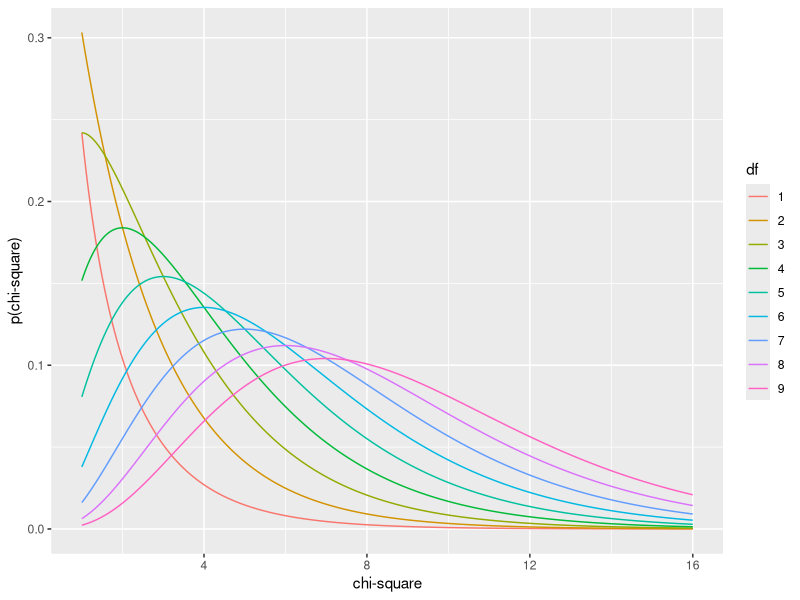
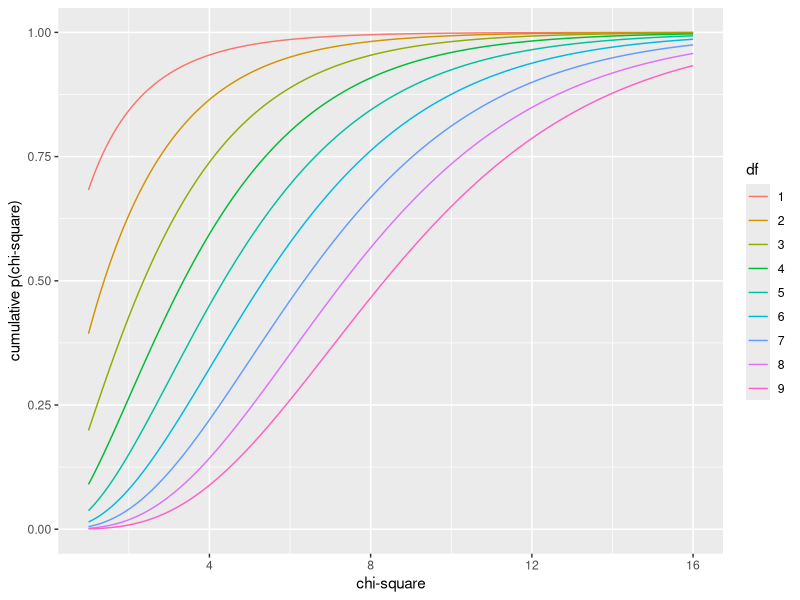
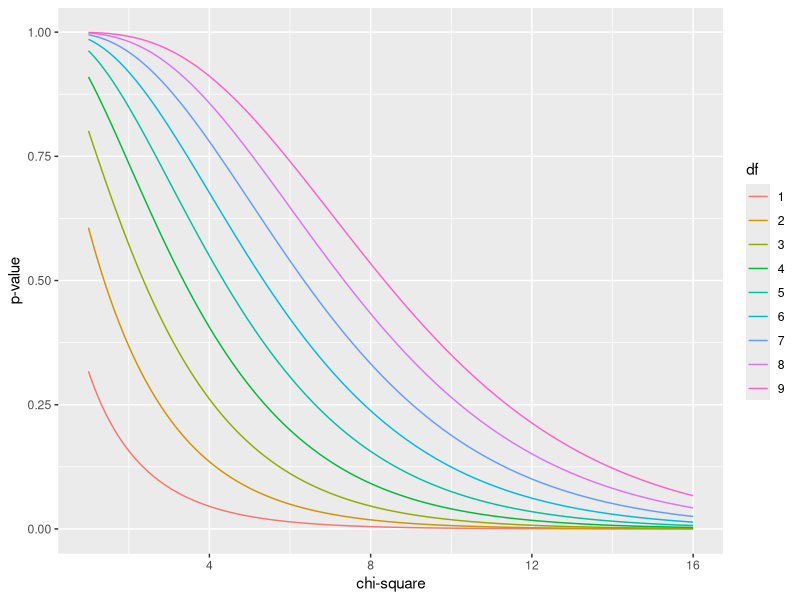
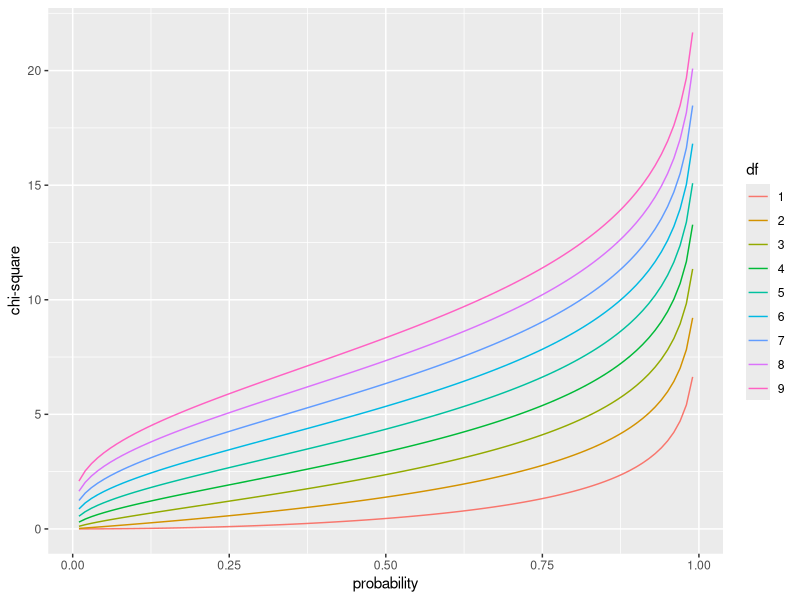

These charts were generated, in order, by the following R code:
## ---- chunk 1
library(tidyverse)
## ---- chunk 2
dchisq(x=4, df=1)
## ---- chunk 3
df = 9
x = seq(1,16,0.05)
pxd <- matrix(ncol=df, nrow=length(x))

for(i in 1:df){
  pxd[,i] <- dchisq(x, i)
}

pxd <- data.frame(pxd)
colnames(pxd) <- c(1:df)
pxd <- cbind(x, pxd)
pxd <- gather(pxd, df, px, -x)

ggplot(pxd, aes(x, px, color=df)) +
  geom_line() + xlab("chi-square")+ylab("p(chi-square)")
## ---- chunk 4
pchisq(q=4, df=1, lower.tail = T)
## ---- chunk 5
df = 9
x = seq(1,16,0.05)
pxd <- matrix(ncol=df, nrow=length(x))

for(i in 1:df){
  pxd[,i] <- pchisq(x, i, lower.tail = T)
}

pxd <- data.frame(pxd)
colnames(pxd) <- c(1:df)
pxd <- cbind(x, pxd)
pxd <- gather(pxd, df, px, -x)

ggplot(pxd, aes(x, px, color=df)) +
  geom_line() + xlab("chi-square")+ylab("cumulative p(chi-square)")
## ---- chunk 6
pchisq(q=4, df=1, lower.tail = F)
## ---- chunk 7
df = 9
x = seq(1,16,0.05)
pxd <- matrix(ncol=df, nrow=length(x))

for(i in 1:df){
  pxd[,i] <- pchisq(x, i, lower.tail = F)
}

pxd <- data.frame(pxd)
colnames(pxd) <- c(1:df)
pxd <- cbind(x, pxd)
pxd <- gather(pxd, df, px, -x)

ggplot(pxd, aes(x, px, color=df)) +
  geom_line() + xlab("chi-square")+ylab("p-value")
## ---- chunk 8
qchisq(0.95, 3)
## ---- chunk 9
df = 9
p = seq(0.01, .99, 0.01)
xpd <- matrix(ncol=df, nrow=length(p))

for(i in 1:df){
  xpd[,i] <- qchisq(p, i)
}

xpd <- data.frame(xpd)
colnames(xpd) <- c(1:df)
xpd <- cbind(p, xpd)
xpd <- gather(xpd, df, qchisq, -p)

ggplot(xpd, aes(p, qchisq, color=df)) +
  geom_line() + xlab("probability")+ylab("chi-square")
## ---- chunk 10
rchisq(10, 3)
